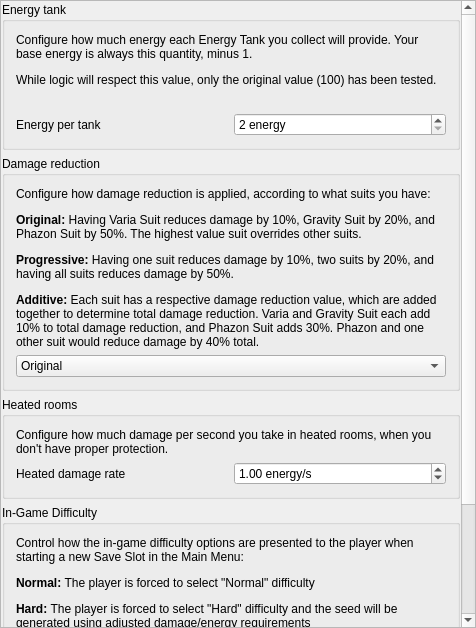
<?xml version="1.0" encoding="UTF-8"?>
<ui version="4.0">
 <class>PresetPrimeOriginsEnergy</class>
 <widget class="QMainWindow" name="PresetPrimeOriginsEnergy">
  <property name="geometry">
   <rect>
    <x>0</x>
    <y>0</y>
    <width>476</width>
    <height>628</height>
   </rect>
  </property>
  <property name="windowTitle">
   <string>Energy</string>
  </property>
  <widget class="QWidget" name="centralWidget">
   <property name="maximumSize">
    <size>
     <width>16777215</width>
     <height>16777215</height>
    </size>
   </property>
   <layout class="QVBoxLayout" name="main_layout">
    <property name="leftMargin">
     <number>0</number>
    </property>
    <property name="topMargin">
     <number>0</number>
    </property>
    <property name="rightMargin">
     <number>0</number>
    </property>
    <property name="bottomMargin">
     <number>0</number>
    </property>
    <item>
     <widget class="QScrollArea" name="scroll_area">
      <property name="widgetResizable">
       <bool>true</bool>
      </property>
      <widget class="QWidget" name="scroll_area_contents">
       <property name="geometry">
        <rect>
         <x>0</x>
         <y>0</y>
         <width>460</width>
         <height>821</height>
        </rect>
       </property>
       <property name="sizePolicy">
        <sizepolicy hsizetype="Ignored" vsizetype="Preferred">
         <horstretch>0</horstretch>
         <verstretch>0</verstretch>
        </sizepolicy>
       </property>
       <layout class="QVBoxLayout" name="scroll_area_layout">
        <property name="leftMargin">
         <number>1</number>
        </property>
        <property name="topMargin">
         <number>1</number>
        </property>
        <property name="rightMargin">
         <number>1</number>
        </property>
        <property name="bottomMargin">
         <number>0</number>
        </property>
        <item>
         <widget class="QGroupBox" name="energy_tank_box">
          <property name="title">
           <string>Energy tank</string>
          </property>
          <layout class="QGridLayout" name="gridLayout_2">
           <item row="2" column="0">
            <widget class="QLabel" name="energy_tank_capacity_label">
             <property name="text">
              <string>Energy per tank</string>
             </property>
            </widget>
           </item>
           <item row="1" column="0" colspan="2">
            <spacer name="energy_tank_capacity_spacer">
             <property name="orientation">
              <enum>Qt::Orientation::Vertical</enum>
             </property>
             <property name="sizeType">
              <enum>QSizePolicy::Policy::Fixed</enum>
             </property>
             <property name="sizeHint" stdset="0">
              <size>
               <width>20</width>
               <height>20</height>
              </size>
             </property>
            </spacer>
           </item>
           <item row="2" column="1">
            <widget class="QSpinBox" name="energy_tank_capacity_spin_box">
             <property name="suffix">
              <string> energy</string>
             </property>
             <property name="minimum">
              <number>2</number>
             </property>
             <property name="maximum">
              <number>1000</number>
             </property>
            </widget>
           </item>
           <item row="0" column="0" colspan="2">
            <widget class="QLabel" name="energy_tank_capacity_description">
             <property name="text">
              <string>&lt;html&gt;&lt;head/&gt;&lt;body&gt;&lt;p&gt;Configure how much energy each Energy Tank you collect will provide. Your base energy is always this quantity, minus 1.&lt;/p&gt;&lt;p&gt;While logic will respect this value, only the original value (100) has been tested.&lt;/p&gt;&lt;/body&gt;&lt;/html&gt;</string>
             </property>
             <property name="wordWrap">
              <bool>true</bool>
             </property>
            </widget>
           </item>
          </layout>
         </widget>
        </item>
        <item>
         <widget class="QGroupBox" name="damage_reduction_box">
          <property name="title">
           <string>Damage reduction</string>
          </property>
          <layout class="QGridLayout" name="gridLayout_5">
           <item row="0" column="0">
            <widget class="QLabel" name="damage_reduction_label">
             <property name="text">
              <string>&lt;html&gt;&lt;head/&gt;&lt;body&gt;&lt;p&gt;Configure how damage reduction is applied, according to what suits you have:&lt;/p&gt;&lt;p&gt;&lt;span style=&quot; font-weight:704;&quot;&gt;Original:&lt;/span&gt; Having Varia Suit reduces damage by 10%, Gravity Suit by 20%, and Phazon Suit by 50%. The highest value suit overrides other suits.&lt;/p&gt;&lt;p&gt;&lt;span style=&quot; font-weight:704;&quot;&gt;Progressive:&lt;/span&gt; Having one suit reduces damage by 10%, two suits by 20%, and having all suits reduces damage by 50%.&lt;/p&gt;&lt;p&gt;&lt;span style=&quot; font-weight:704;&quot;&gt;Additive:&lt;/span&gt; Each suit has a respective damage reduction value, which are added together to determine total damage reduction. Varia and Gravity Suit each add 10% to total damage reduction, and Phazon Suit adds 30%. Phazon and one other suit would reduce damage by 40% total.&lt;/p&gt;&lt;/body&gt;&lt;/html&gt;</string>
             </property>
             <property name="wordWrap">
              <bool>true</bool>
             </property>
            </widget>
           </item>
           <item row="1" column="0">
            <widget class="QComboBox" name="damage_reduction_combo">
             <item>
              <property name="text">
               <string>Original</string>
              </property>
             </item>
             <item>
              <property name="text">
               <string>Progressive</string>
              </property>
             </item>
             <item>
              <property name="text">
               <string>Additive</string>
              </property>
             </item>
            </widget>
           </item>
          </layout>
         </widget>
        </item>
        <item>
         <widget class="QGroupBox" name="heated_damage_box">
          <property name="title">
           <string>Heated rooms</string>
          </property>
          <layout class="QGridLayout" name="gridLayout_3">
           <item row="1" column="1">
            <widget class="QDoubleSpinBox" name="heated_damage_spin">
             <property name="suffix">
              <string> energy/s</string>
             </property>
             <property name="maximum">
              <double>100.000000000000000</double>
             </property>
             <property name="singleStep">
              <double>0.100000000000000</double>
             </property>
             <property name="value">
              <double>1.000000000000000</double>
             </property>
            </widget>
           </item>
           <item row="1" column="0">
            <widget class="QLabel" name="heated_damage_label">
             <property name="text">
              <string>Heated damage rate</string>
             </property>
            </widget>
           </item>
           <item row="0" column="0" colspan="2">
            <widget class="QLabel" name="heated_damage_description">
             <property name="text">
              <string>&lt;html&gt;&lt;head/&gt;&lt;body&gt;&lt;p&gt;Configure how much damage per second you take in heated rooms, when you don't have proper protection.&lt;/p&gt;&lt;/body&gt;&lt;/html&gt;</string>
             </property>
             <property name="wordWrap">
              <bool>true</bool>
             </property>
            </widget>
           </item>
          </layout>
         </widget>
        </item>
        <item>
         <widget class="QGroupBox" name="ingame_difficulty_box">
          <property name="title">
           <string>In-Game Difficulty</string>
          </property>
          <layout class="QGridLayout" name="gridLayout_6">
           <item row="0" column="0">
            <widget class="QLabel" name="ingame_difficulty_label">
             <property name="text">
              <string>&lt;html&gt;&lt;head/&gt;&lt;body&gt;&lt;p&gt;Control how the in-game difficulty options are presented to the player when starting a new Save Slot in the Main Menu:&lt;/p&gt;&lt;p&gt;&lt;span style=&quot; font-weight:700;&quot;&gt;Normal: &lt;/span&gt;The player is forced to select &amp;quot;Normal&amp;quot; difficulty&lt;/p&gt;&lt;p&gt;&lt;span style=&quot; font-weight:700;&quot;&gt;Hard: &lt;/span&gt;The player is forced to select &amp;quot;Hard&amp;quot; difficulty and the seed will be generated using adjusted damage/energy requirements&lt;/p&gt;&lt;p&gt;&lt;span style=&quot; font-weight:700;&quot;&gt;Either (Not Recommended): &lt;/span&gt;The player may select either the difficulty. If the player chooses to play on &amp;quot;Hard&amp;quot;, the seed may not be completable because of logic differences&lt;/p&gt;&lt;/body&gt;&lt;/html&gt;</string>
             </property>
             <property name="wordWrap">
              <bool>true</bool>
             </property>
            </widget>
           </item>
           <item row="1" column="0">
            <widget class="QComboBox" name="ingame_difficulty_combo">
             <item>
              <property name="text">
               <string>Normal</string>
              </property>
             </item>
             <item>
              <property name="text">
               <string>Hard</string>
              </property>
             </item>
             <item>
              <property name="text">
               <string>Either</string>
              </property>
             </item>
            </widget>
           </item>
          </layout>
         </widget>
        </item>
        <item>
         <spacer name="energy_tank_spacer">
          <property name="orientation">
           <enum>Qt::Orientation::Vertical</enum>
          </property>
          <property name="sizeHint" stdset="0">
           <size>
            <width>20</width>
            <height>40</height>
           </size>
          </property>
         </spacer>
        </item>
       </layout>
      </widget>
     </widget>
    </item>
   </layout>
  </widget>
 </widget>
 <layoutdefault spacing="6" margin="11"/>
 <resources/>
 <connections/>
</ui>
